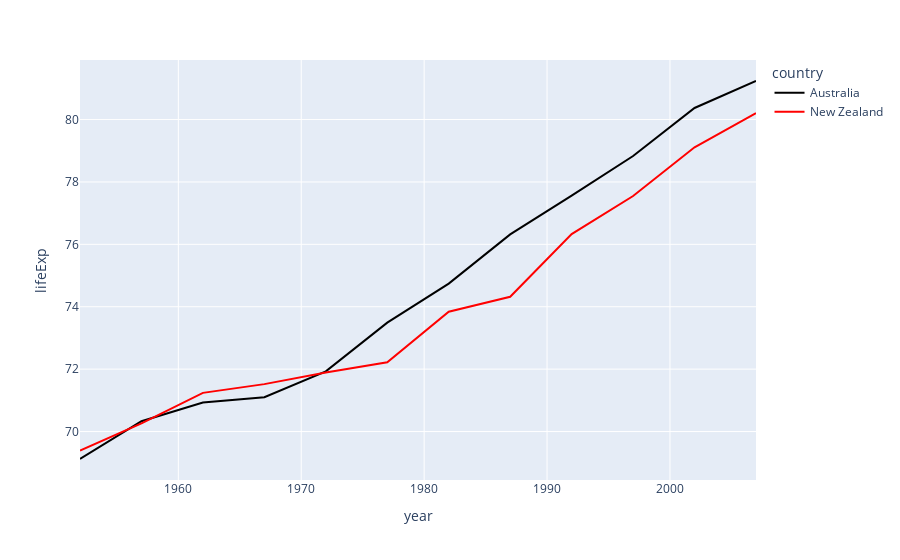

The cell this chart's notebook holds for it:
### Markdown cell above
## `Color_discrete_map` argument

We can also decide the color palette to use with `color_discrete_map`. In this case, we need to specify for each level of the variable to color by, here `country`, what color should be used:

### Code cell
fig = px.line(df,
              x="year",
              y="lifeExp",
              color='country',
              color_discrete_map = {"Australia":"Black", "New Zealand": "Red"})

fig.show()

### Figure 1 — Plotly figure (JSON) as saved in the notebook; plotly's stock layout.template omitted (floating-point values rounded to 4 significant figures)
{"data": [{"hovertemplate": "country=Australia<br>year=%{x}<br>lifeExp=%{y}<extra></extra>", "legendgroup": "Australia", "line": {"color": "Black", "dash": "solid"}, "marker": {"symbol": "circle"}, "mode": "lines", "name": "Australia", "orientation": "v", "showlegend": true, "type": "scatter", "x": [1952, 1957, 1962, 1967, 1972, 1977, 1982, 1987, 1992, 1997, 2002, 2007], "xaxis": "x", "y": [69.12, 70.33, 70.93, 71.1, 71.93, 73.49, 74.74, 76.32, 77.56, 78.83, 80.37, 81.23], "yaxis": "y"}, {"hovertemplate": "country=New Zealand<br>year=%{x}<br>lifeExp=%{y}<extra></extra>", "legendgroup": "New Zealand", "line": {"color": "Red", "dash": "solid"}, "marker": {"symbol": "circle"}, "mode": "lines", "name": "New Zealand", "orientation": "v", "showlegend": true, "type": "scatter", "x": [1952, 1957, 1962, 1967, 1972, 1977, 1982, 1987, 1992, 1997, 2002, 2007], "xaxis": "x", "y": [69.39, 70.26, 71.24, 71.52, 71.89, 72.22, 73.84, 74.32, 76.33, 77.55, 79.11, 80.2], "yaxis": "y"}], "layout": {"legend": {"title": {"text": "country"}, "tracegroupgap": 0}, "margin": {"t": 60}, "xaxis": {"anchor": "y", "domain": [0, 1], "title": {"text": "year"}}, "yaxis": {"anchor": "x", "domain": [0, 1], "title": {"text": "lifeExp"}}}}
